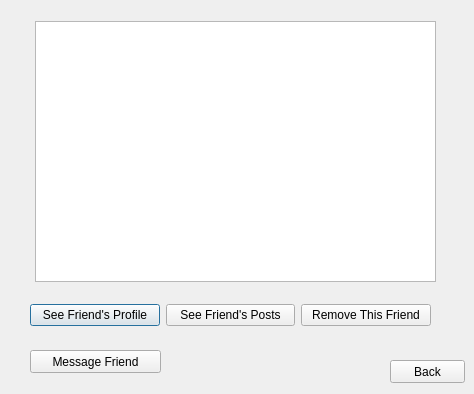
<?xml version="1.0" encoding="UTF-8"?>
<ui version="4.0">
 <class>seefrriends_dialog</class>
 <widget class="QDialog" name="seefrriends_dialog">
  <property name="geometry">
   <rect>
    <x>0</x>
    <y>0</y>
    <width>474</width>
    <height>394</height>
   </rect>
  </property>
  <property name="windowTitle">
   <string>Dialog</string>
  </property>
  <widget class="QListWidget" name="listWidget">
   <property name="geometry">
    <rect>
     <x>35</x>
     <y>21</y>
     <width>401</width>
     <height>261</height>
    </rect>
   </property>
  </widget>
  <widget class="QWidget" name="layoutWidget">
   <property name="geometry">
    <rect>
     <x>30</x>
     <y>300</y>
     <width>401</width>
     <height>30</height>
    </rect>
   </property>
   <layout class="QHBoxLayout" name="horizontalLayout">
    <item>
     <widget class="QPushButton" name="seeFriendprofile_button">
      <property name="text">
       <string>See Friend's Profile</string>
      </property>
     </widget>
    </item>
    <item>
     <widget class="QPushButton" name="seFriendposts_button">
      <property name="text">
       <string>See Friend's Posts</string>
      </property>
     </widget>
    </item>
    <item>
     <widget class="QPushButton" name="removeFriend_button">
      <property name="text">
       <string>Remove This Friend</string>
      </property>
     </widget>
    </item>
   </layout>
  </widget>
  <widget class="QPushButton" name="back_button">
   <property name="geometry">
    <rect>
     <x>390</x>
     <y>360</y>
     <width>75</width>
     <height>23</height>
    </rect>
   </property>
   <property name="text">
    <string>Back</string>
   </property>
  </widget>
  <widget class="QPushButton" name="message_button">
   <property name="geometry">
    <rect>
     <x>30</x>
     <y>350</y>
     <width>131</width>
     <height>23</height>
    </rect>
   </property>
   <property name="text">
    <string>Message Friend</string>
   </property>
  </widget>
 </widget>
 <resources/>
 <connections>
  <connection>
   <sender>back_button</sender>
   <signal>clicked()</signal>
   <receiver>seefrriends_dialog</receiver>
   <slot>close()</slot>
   <hints>
    <hint type="sourcelabel">
     <x>423</x>
     <y>371</y>
    </hint>
    <hint type="destinationlabel">
     <x>425</x>
     <y>383</y>
    </hint>
   </hints>
  </connection>
  <connection>
   <sender>removeFriend_button</sender>
   <signal>clicked()</signal>
   <receiver>seefrriends_dialog</receiver>
   <slot>close()</slot>
   <hints>
    <hint type="sourcelabel">
     <x>342</x>
     <y>319</y>
    </hint>
    <hint type="destinationlabel">
     <x>344</x>
     <y>373</y>
    </hint>
   </hints>
  </connection>
 </connections>
</ui>
